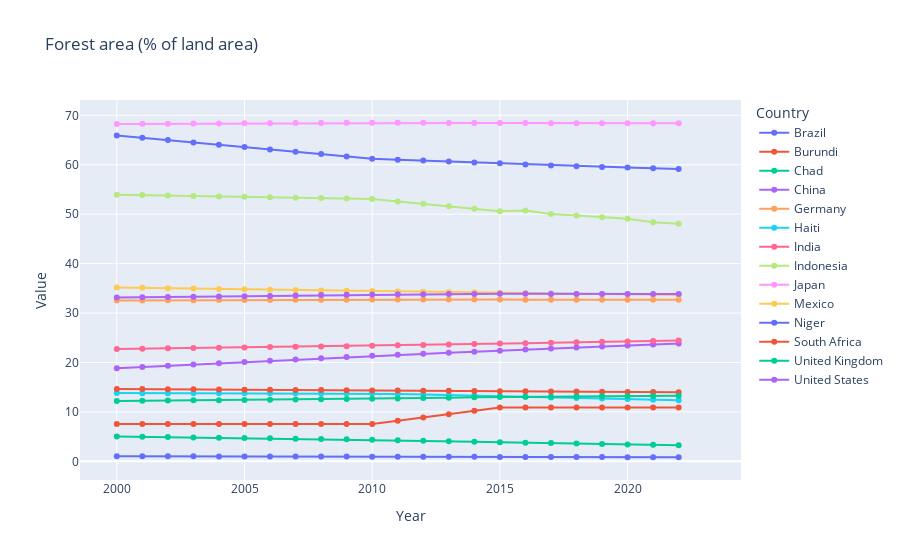

The notebook cell saved with this chart:
### Markdown cell above
## Forest Area:  
Hypothesis - Developed countries generally focus more on infrastructure growth, which may lead to less forest area compared to developing and underdeveloped countries that still retain vast forest lands. Over time, forest area should increase to align with SDG 13: Climate Action and SDG 15: Life on Land.  
Observation - The top countries in forest area are Japan, Brazil, and Indonesia; all have massive rainforests like the Amazon or managed forests. Over time, there has been no increase in forest area for any country except Brazil which has seen a slight decrease due to widespread forest fires.

### Code cell
plot_data(indicators_filtered[4])

### Figure 1 — Plotly figure (JSON) as saved in the notebook; plotly's stock layout.template omitted (floating-point values rounded to 4 significant figures)
{"data": [{"hovertemplate": "Country Name=Brazil<br>Year=%{x}<br>Value=%{y}<extra></extra>", "legendgroup": "Brazil", "line": {"color": "#636efa", "dash": "solid"}, "marker": {"symbol": "circle"}, "mode": "lines+markers", "name": "Brazil", "orientation": "v", "showlegend": true, "type": "scatter", "x": [2000, 2001, 2002, 2003, 2004, 2005, 2006, 2007, 2008, 2009, 2010, 2011, 2012, 2013, 2014, 2015, 2016, 2017, 2018, 2019, 2020, 2021, 2022, 2023], "xaxis": "x", "y": [65.93, 65.46, 64.99, 64.52, 64.04, 63.57, 63.1, 62.63, 62.15, 61.68, 61.21, 61.02, 60.84, 60.66, 60.47, 60.29, 60.07, 59.83, 59.71, 59.56, 59.42, 59.27, 59.13, NaN], "yaxis": "y"}, {"hovertemplate": "Country Name=Burundi<br>Year=%{x}<br>Value=%{y}<extra></extra>", "legendgroup": "Burundi", "line": {"color": "#EF553B", "dash": "solid"}, "marker": {"symbol": "circle"}, "mode": "lines+markers", "name": "Burundi", "orientation": "v", "showlegend": true, "type": "scatter", "x": [2000, 2001, 2002, 2003, 2004, 2005, 2006, 2007, 2008, 2009, 2010, 2011, 2012, 2013, 2014, 2015, 2016, 2017, 2018, 2019, 2020, 2021, 2022, 2023], "xaxis": "x", "y": [7.552, 7.552, 7.552, 7.552, 7.552, 7.552, 7.552, 7.552, 7.552, 7.552, 7.552, 8.22, 8.887, 9.555, 10.22, 10.89, 10.89, 10.89, 10.89, 10.89, 10.89, 10.89, 10.89, NaN], "yaxis": "y"}, {"hovertemplate": "Country Name=Chad<br>Year=%{x}<br>Value=%{y}<extra></extra>", "legendgroup": "Chad", "line": {"color": "#00cc96", "dash": "solid"}, "marker": {"symbol": "circle"}, "mode": "lines+markers", "name": "Chad", "orientation": "v", "showlegend": true, "type": "scatter", "x": [2000, 2001, 2002, 2003, 2004, 2005, 2006, 2007, 2008, 2009, 2010, 2011, 2012, 2013, 2014, 2015, 2016, 2017, 2018, 2019, 2020, 2021, 2022, 2023], "xaxis": "x", "y": [5.045, 4.98, 4.915, 4.849, 4.784, 4.718, 4.653, 4.588, 4.522, 4.457, 4.392, 4.29, 4.188, 4.087, 3.985, 3.883, 3.787, 3.694, 3.601, 3.512, 3.425, 3.337, 3.249, NaN], "yaxis": "y"}, {"hovertemplate": "Country Name=China<br>Year=%{x}<br>Value=%{y}<extra></extra>", "legendgroup": "China", "line": {"color": "#ab63fa", "dash": "solid"}, "marker": {"symbol": "circle"}, "mode": "lines+markers", "name": "China", "orientation": "v", "showlegend": true, "type": "scatter", "x": [2000, 2001, 2002, 2003, 2004, 2005, 2006, 2007, 2008, 2009, 2010, 2011, 2012, 2013, 2014, 2015, 2016, 2017, 2018, 2019, 2020, 2021, 2022, 2023], "xaxis": "x", "y": [18.85, 19.1, 19.36, 19.61, 19.86, 20.11, 20.36, 20.61, 20.87, 21.12, 21.37, 21.57, 21.78, 21.99, 22.19, 22.4, 22.63, 22.83, 23.03, 23.23, 23.43, 23.63, 23.83, NaN], "yaxis": "y"}, {"hovertemplate": "Country Name=Germany<br>Year=%{x}<br>Value=%{y}<extra></extra>", "legendgroup": "Germany", "line": {"color": "#FFA15A", "dash": "solid"}, "marker": {"symbol": "circle"}, "mode": "lines+markers", "name": "Germany", "orientation": "v", "showlegend": true, "type": "scatter", "x": [2000, 2001, 2002, 2003, 2004, 2005, 2006, 2007, 2008, 2009, 2010, 2011, 2012, 2013, 2014, 2015, 2016, 2017, 2018, 2019, 2020, 2021, 2022, 2023], "xaxis": "x", "y": [32.54, 32.56, 32.58, 32.6, 32.62, 32.63, 32.65, 32.67, 32.69, 32.71, 32.73, 32.74, 32.75, 32.72, 32.72, 32.73, 32.69, 32.68, 32.68, 32.68, 32.68, 32.68, 32.69, NaN], "yaxis": "y"}, {"hovertemplate": "Country Name=Haiti<br>Year=%{x}<br>Value=%{y}<extra></extra>", "legendgroup": "Haiti", "line": {"color": "#19d3f3", "dash": "solid"}, "marker": {"symbol": "circle"}, "mode": "lines+markers", "name": "Haiti", "orientation": "v", "showlegend": true, "type": "scatter", "x": [2000, 2001, 2002, 2003, 2004, 2005, 2006, 2007, 2008, 2009, 2010, 2011, 2012, 2013, 2014, 2015, 2016, 2017, 2018, 2019, 2020, 2021, 2022, 2023], "xaxis": "x", "y": [13.81, 13.8, 13.8, 13.79, 13.78, 13.77, 13.76, 13.75, 13.75, 13.74, 13.73, 13.62, 13.5, 13.39, 13.28, 13.17, 13.05, 12.94, 12.83, 12.71, 12.6, 12.49, 12.38, NaN], "yaxis": "y"}, {"hovertemplate": "Country Name=India<br>Year=%{x}<br>Value=%{y}<extra></extra>", "legendgroup": "India", "line": {"color": "#FF6692", "dash": "solid"}, "marker": {"symbol": "circle"}, "mode": "lines+markers", "name": "India", "orientation": "v", "showlegend": true, "type": "scatter", "x": [2000, 2001, 2002, 2003, 2004, 2005, 2006, 2007, 2008, 2009, 2010, 2011, 2012, 2013, 2014, 2015, 2016, 2017, 2018, 2019, 2020, 2021, 2022, 2023], "xaxis": "x", "y": [22.73, 22.8, 22.86, 22.93, 22.99, 23.05, 23.12, 23.18, 23.25, 23.31, 23.37, 23.46, 23.55, 23.64, 23.73, 23.82, 23.91, 24.0, 24.09, 24.18, 24.27, 24.36, 24.45, NaN], "yaxis": "y"}, {"hovertemplate": "Country Name=Indonesia<br>Year=%{x}<br>Value=%{y}<extra></extra>", "legendgroup": "Indonesia", "line": {"color": "#B6E880", "dash": "solid"}, "marker": {"symbol": "circle"}, "mode": "lines+markers", "name": "Indonesia", "orientation": "v", "showlegend": true, "type": "scatter", "x": [2000, 2001, 2002, 2003, 2004, 2005, 2006, 2007, 2008, 2009, 2010, 2011, 2012, 2013, 2014, 2015, 2016, 2017, 2018, 2019, 2020, 2021, 2022, 2023], "xaxis": "x", "y": [53.94, 53.86, 53.77, 53.68, 53.6, 53.51, 53.43, 53.34, 53.25, 53.17, 53.08, 52.59, 52.09, 51.6, 51.11, 50.61, 50.74, 50.04, 49.72, 49.39, 49.07, 48.36, 48.04, NaN], "yaxis": "y"}, {"hovertemplate": "Country Name=Japan<br>Year=%{x}<br>Value=%{y}<extra></extra>", "legendgroup": "Japan", "line": {"color": "#FF97FF", "dash": "solid"}, "marker": {"symbol": "circle"}, "mode": "lines+markers", "name": "Japan", "orientation": "v", "showlegend": true, "type": "scatter", "x": [2000, 2001, 2002, 2003, 2004, 2005, 2006, 2007, 2008, 2009, 2010, 2011, 2012, 2013, 2014, 2015, 2016, 2017, 2018, 2019, 2020, 2021, 2022, 2023], "xaxis": "x", "y": [68.25, 68.27, 68.3, 68.32, 68.35, 68.37, 68.4, 68.42, 68.44, 68.47, 68.49, 68.48, 68.47, 68.46, 68.45, 68.43, 68.42, 68.41, 68.41, 68.41, 68.41, 68.41, 68.41, NaN], "yaxis": "y"}, {"hovertemplate": "Country Name=Mexico<br>Year=%{x}<br>Value=%{y}<extra></extra>", "legendgroup": "Mexico", "line": {"color": "#FECB52", "dash": "solid"}, "marker": {"symbol": "circle"}, "mode": "lines+markers", "name": "Mexico", "orientation": "v", "showlegend": true, "type": "scatter", "x": [2000, 2001, 2002, 2003, 2004, 2005, 2006, 2007, 2008, 2009, 2010, 2011, 2012, 2013, 2014, 2015, 2016, 2017, 2018, 2019, 2020, 2021, 2022, 2023], "xaxis": "x", "y": [35.18, 35.1, 35.03, 34.95, 34.88, 34.81, 34.73, 34.66, 34.58, 34.51, 34.44, 34.37, 34.31, 34.25, 34.18, 34.12, 34.06, 33.99, 33.92, 33.86, 33.79, 33.73, 33.66, NaN], "yaxis": "y"}, {"hovertemplate": "Country Name=Niger<br>Year=%{x}<br>Value=%{y}<extra></extra>", "legendgroup": "Niger", "line": {"color": "#636efa", "dash": "solid"}, "marker": {"symbol": "circle"}, "mode": "lines+markers", "name": "Niger", "orientation": "v", "showlegend": true, "type": "scatter", "x": [2000, 2001, 2002, 2003, 2004, 2005, 2006, 2007, 2008, 2009, 2010, 2011, 2012, 2013, 2014, 2015, 2016, 2017, 2018, 2019, 2020, 2021, 2022, 2023], "xaxis": "x", "y": [1.048, 1.039, 1.029, 1.019, 1.009, 0.9994, 0.9896, 0.9798, 0.97, 0.9602, 0.9504, 0.9406, 0.9308, 0.921, 0.9112, 0.9014, 0.8916, 0.8818, 0.872, 0.8622, 0.8524, 0.8426, 0.8328, NaN], "yaxis": "y"}, {"hovertemplate": "Country Name=South Africa<br>Year=%{x}<br>Value=%{y}<extra></extra>", "legendgroup": "South Africa", "line": {"color": "#EF553B", "dash": "solid"}, "marker": {"symbol": "circle"}, "mode": "lines+markers", "name": "South Africa", "orientation": "v", "showlegend": true, "type": "scatter", "x": [2000, 2001, 2002, 2003, 2004, 2005, 2006, 2007, 2008, 2009, 2010, 2011, 2012, 2013, 2014, 2015, 2016, 2017, 2018, 2019, 2020, 2021, 2022, 2023], "xaxis": "x", "y": [14.66, 14.63, 14.6, 14.57, 14.54, 14.51, 14.48, 14.45, 14.42, 14.39, 14.36, 14.33, 14.3, 14.27, 14.24, 14.21, 14.18, 14.15, 14.12, 14.09, 14.06, 14.03, 14.0, NaN], "yaxis": "y"}, {"hovertemplate": "Country Name=United Kingdom<br>Year=%{x}<br>Value=%{y}<extra></extra>", "legendgroup": "United Kingdom", "line": {"color": "#00cc96", "dash": "solid"}, "marker": {"symbol": "circle"}, "mode": "lines+markers", "name": "United Kingdom", "orientation": "v", "showlegend": true, "type": "scatter", "x": [2000, 2001, 2002, 2003, 2004, 2005, 2006, 2007, 2008, 2009, 2010, 2011, 2012, 2013, 2014, 2015, 2016, 2017, 2018, 2019, 2020, 2021, 2022, 2023], "xaxis": "x", "y": [12.21, 12.25, 12.3, 12.34, 12.38, 12.43, 12.47, 12.51, 12.56, 12.6, 12.64, 12.72, 12.8, 12.88, 12.96, 13.04, 13.06, 13.08, 13.12, 13.15, 13.19, 13.22, 13.26, NaN], "yaxis": "y"}, {"hovertemplate": "Country Name=United States<br>Year=%{x}<br>Value=%{y}<extra></extra>", "legendgroup": "United States", "line": {"color": "#ab63fa", "dash": "solid"}, "marker": {"symbol": "circle"}, "mode": "lines+markers", "name": "United States", "orientation": "v", "showlegend": true, "type": "scatter", "x": [2000, 2001, 2002, 2003, 2004, 2005, 2006, 2007, 2008, 2009, 2010, 2011, 2012, 2013, 2014, 2015, 2016, 2017, 2018, 2019, 2020, 2021, 2022, 2023], "xaxis": "x", "y": [33.13, 33.19, 33.24, 33.3, 33.36, 33.41, 33.47, 33.53, 33.64, 33.69, 33.75, 33.78, 33.81, 33.84, 33.87, 33.9, 33.9, 33.87, 33.87, 33.87, 33.87, 33.87, 33.87, NaN], "yaxis": "y"}], "layout": {"legend": {"title": {"text": "Country"}, "tracegroupgap": 0}, "title": {"text": "Forest area (% of land area)"}, "xaxis": {"anchor": "y", "domain": [0, 1], "title": {"text": "Year"}}, "yaxis": {"anchor": "x", "domain": [0, 1], "title": {"text": "Value"}}}}
